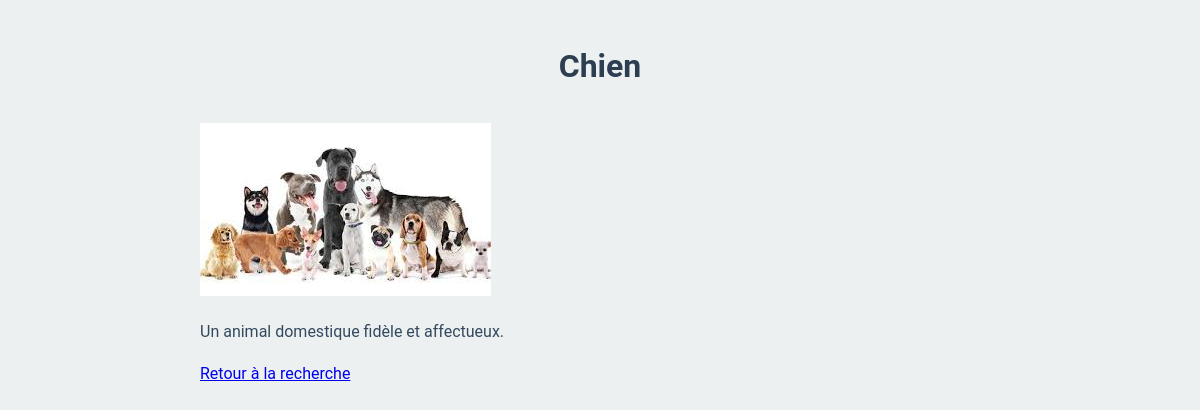
Screenshot of /element.php?id=1 with the database file from the repository.
### tables this page shows
CREATE TABLE `animaux` (
  `id` int NOT NULL,
  `nom` varchar(100) NOT NULL,
  `description` text,
  `photo` varchar(255) DEFAULT NULL
);

### element.php (the view, shortened to what this page needs)
<?php
require_once 'db.php';
$id = $_GET['id'] ?? '';
$stmt = $db->prepare("SELECT * FROM animaux WHERE id = :id");
$stmt->execute(['id' => $id]);
$animal = $stmt->fetch();
?>
<!DOCTYPE html>
<html lang="fr">
<head>
    <link rel="stylesheet" href="style.css">
</head>
<body>
    <h1><?php echo htmlspecialchars($animal['nom']); ?></h1>
    <img src="<?php echo htmlspecialchars($animal['photo']); ?>" alt="<?php echo htmlspecialchars($animal['nom']); ?>" style="max-width: 300px;">
    <p><?php echo nl2br(htmlspecialchars($animal['description'])); ?></p>
    <a href="index.php">Retour à la recherche</a>
</body>
</html>

### style.css (style rules this page uses)
:root { --primary-color: #3498db; --secondary-color: #2c3e50; --background-color: #ecf0f1; --text-color: #34495e; --shadow: 0 4px 6px rgba(0, 0, 0, 0.1); }
body { font-family: 'Roboto', sans-serif; background-color: var(--background-color); color: var(--text-color); line-height: 1.6; padding: 20px; max-width: 800px; margin: 0 auto; }
h1 { color: var(--secondary-color); text-align: center; margin-bottom: 30px; }

### rows the page displays
animaux: nom "Chien", photo+nom (picture), description "Un animal domestique fidèle et affectueux."
